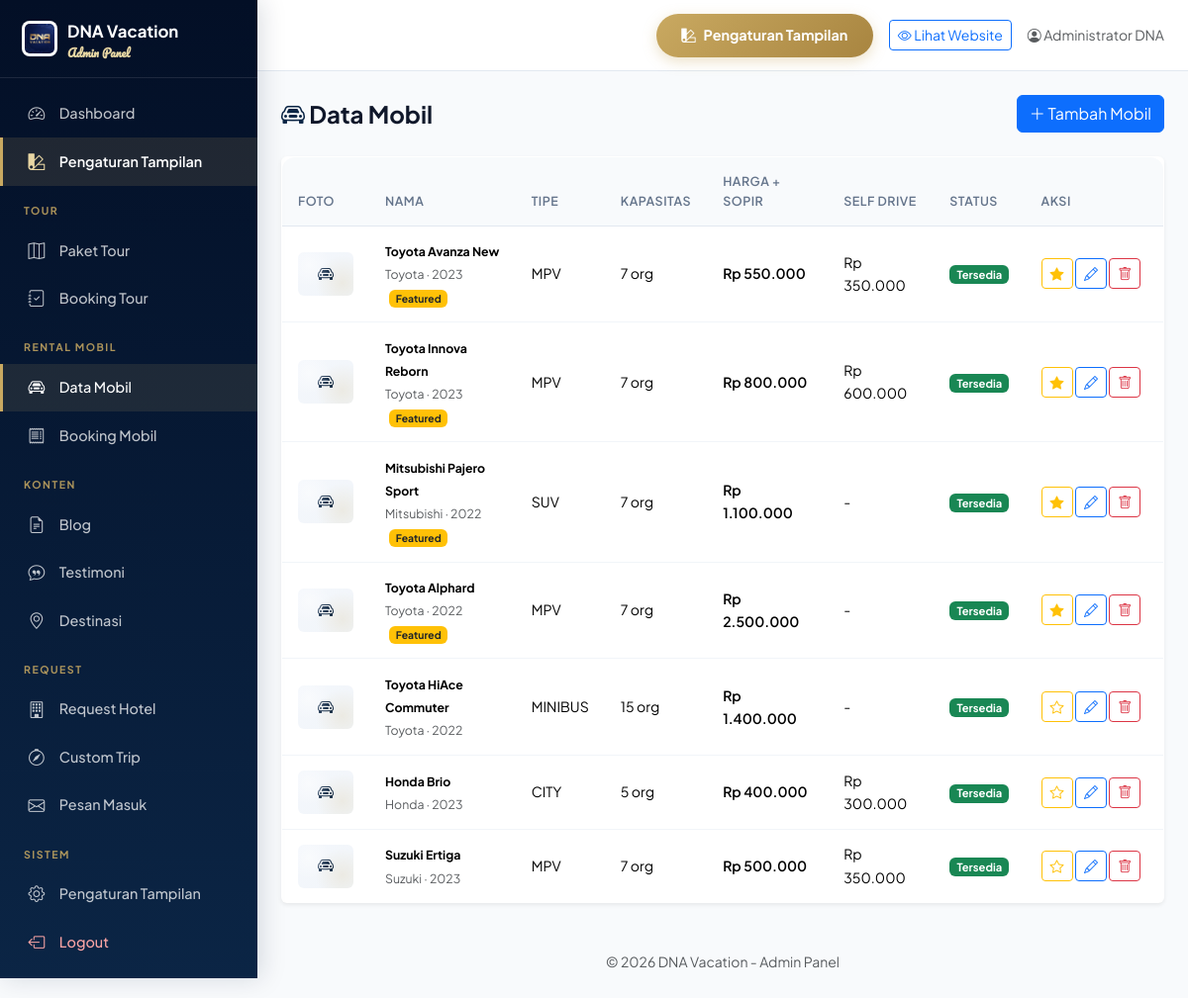
/admin/cars.php (signed in), run on the app's committed database.
### tables this page shows
CREATE TABLE cars (
  id INT AUTO_INCREMENT PRIMARY KEY,
  name VARCHAR(100) NOT NULL,
  slug VARCHAR(120) NOT NULL UNIQUE,
  brand VARCHAR(50),
  type ENUM('mpv','suv','sedan','bus','minibus','pickup','city') DEFAULT 'mpv',
  capacity INT DEFAULT 4,
  luggage INT DEFAULT 2,
  transmission ENUM('manual','automatic') DEFAULT 'automatic',
  fuel_type ENUM('bensin','solar','listrik','hybrid') DEFAULT 'bensin',
  year INT DEFAULT 2022,
  price_with_driver DECIMAL(12,0) DEFAULT 0,
  price_without_driver DECIMAL(12,0) DEFAULT 0,
  has_driver_option TINYINT(1) DEFAULT 1,
  has_self_drive TINYINT(1) DEFAULT 0,
  facilities TEXT COMMENT 'JSON array',
  terms TEXT,
  service_area VARCHAR(255),
  image VARCHAR(255),
  gallery TEXT COMMENT 'JSON array',
  is_available TINYINT(1) DEFAULT 1,
  is_featured TINYINT(1) DEFAULT 0,
  description TEXT,
  created_at TIMESTAMP DEFAULT CURRENT_TIMESTAMP,
  updated_at TIMESTAMP DEFAULT CURRENT_TIMESTAMP ON UPDATE CURRENT_TIMESTAMP,
  INDEX idx_available (is_available)
);

### includes/config.php (called while the page is built, shortened)
<?php
function formatRupiah($amount) {
    return 'Rp ' . number_format($amount, 0, ',', '.');
}
function e($str) {
    return htmlspecialchars($str, ENT_QUOTES, 'UTF-8');
}

### admin/cars.php (the view, shortened to what this page needs)
<?php
require_once __DIR__ . '/includes/header.php';
$cars = $pdo->query("SELECT * FROM cars ORDER BY is_featured DESC, created_at DESC")->fetchAll();
?>
<div class="p-3 p-md-4">
    <div class="d-flex justify-content-between align-items-center mb-4">
        <h4 class="fw-bold mb-0"><i class="bi bi-car-front text-primary-custom"></i> Data Mobil</h4>
        <a href="car-form.php" class="btn btn-primary"><i class="bi bi-plus-lg"></i> Tambah Mobil</a>
    </div>
    <div class="card border-0 shadow-sm">
        <div class="card-body p-0">
            <div class="table-responsive">
                <table class="table admin-table table-hover align-middle mb-0">
                    <thead>
                        <tr>
                            <th style="width:70px">Foto</th>
                            <th>Nama</th>
                            <th>Tipe</th>
                            <th>Kapasitas</th>
                            <th>Harga + Sopir</th>
                            <th>Self Drive</th>
                            <th>Status</th>
                            <th style="width:140px">Aksi</th>
                        </tr>
                    </thead>
                    <tbody>
                        <?php if (empty($cars)): ?>
                            <tr><td colspan="8" class="text-center text-muted py-4">Belum ada data mobil.</td></tr>
                        <?php else: ?>
                            <?php foreach ($cars as $c): ?>
                                <tr>
                                    <td>
                                        <?php if ($c['image']): ?>
                                            <img src="<?= uploadUrl($c['image']) ?>" class="rounded" style="width:56px;height:44px;object-fit:cover" onerror="handleImgError(this)">
                                        <?php else: ?>
                                            <div class="placeholder-img rounded" style="width:56px;height:44px;font-size:1rem"><i class="bi bi-car-front"></i></div>
                                        <?php endif; ?>
                                    </td>
                                    <td>
                                        <strong class="small"><?= e($c['name']) ?></strong>
                                        <?php if ($c['brand']): ?><br><small class="text-muted"><?= e($c['brand']) ?> · <?= $c['year'] ?></small><?php endif; ?>
                                        <?php if ($c['is_featured']): ?><span class="badge bg-warning text-dark ms-1" style="font-size:.65rem">Featured</span><?php endif; ?>
                                    </td>
                                    <td class="small"><?= strtoupper($c['type']) ?></td>
                                    <td class="small"><?= $c['capacity'] ?> org</td>
                                    <td class="small fw-semibold"><?= formatRupiah($c['price_with_driver']) ?></td>
                                    <td class="small"><?= $c['has_self_drive'] && $c['price_without_driver'] ? formatRupiah($c['price_without_driver']) : '-' ?></td>
                                    <td>
                                        <a href="?toggle=<?= $c['id'] ?>" class="badge bg-<?= $c['is_available'] ? 'success' : 'secondary' ?> text-decoration-none" style="font-size:.7rem">
                                            <?= $c['is_available'] ? 'Tersedia' : 'Off' ?>
                                        </a>
                                    </td>
                                    <td>
                                        <a href="?feature=<?= $c['id'] ?>" class="btn btn-sm btn-outline-warning" title="<?= $c['is_featured'] ? 'Hapus dari' : 'Set jadi' ?> Featured"><i class="bi bi-star<?= $c['is_featured'] ? '-fill' : '' ?>"></i></a>
                                        <a href="car-form.php?id=<?= $c['id'] ?>" class="btn btn-sm btn-outline-primary"><i class="bi bi-pencil"></i></a>
                                        <a href="?delete=<?= $c['id'] ?>" class="btn btn-sm btn-outline-danger" data-confirm="Hapus mobil ini?"><i class="bi bi-trash"></i></a>
                                    </td>
                                </tr>
                            <?php endforeach; ?>
                        <?php endif; ?>
                    </tbody>
                </table>
            </div>
        </div>
    </div>
</div>
<?php require_once __DIR__ . '/includes/footer.php'; ?>

### assets/css/style.css (style rules this page uses)
:root { --primary: #0B2545; --primary-dark: #061838; --primary-darker: #030F26; --primary-mid: #13315C; --primary-light: #E8EEF7; --primary-lighter: #F4F7FC; --gold: #C9A961; --gold-dark: #A88540; --gold-light: #E8D6A3; --gold-lighter: #FBF5E4; --secondary: #C9A961; --secondary-dark: #A88540; --secondary-light: #FBF5E4; --accent: #EC7B4E; --accent-light: #FFEDD5; --success: #10B981; --success-light: #D1FAE5; --danger: #EF4444; --warning: #F59E0B; --dark: #0F172A; --gray-50: #F8FAFC; --gray-100: #F1F5F9; --gray-200: #E2E8F0; --gray-300: #CBD5E1; --gray-400: #94A3B8; --gray-500: #64748B; --gray-600: #475569; --gray-700: #334155; --gray-800: #1E293B; --font-main: 'Plus Jakarta Sans', -apple-system, BlinkMacSystemFont, sans-serif; --font-script: 'Pacifico', 'Dancing Script', cursive; --radius: 14px; --radius-sm: 10px; --radius-lg: 20px; --radius-xl: 28px; --shadow: 0 1px 3px rgba(11,37,69,.06), 0 1px 2px rgba(11,37,69,.04); --shadow-md: 0 4px 16px rgba(11,37,69,.08); --shadow-lg: 0 12px 32px rgba(11,37,69,.12); --shadow-xl: 0 20px 48px rgba(11,37,69,.18); --transition: all .25s cubic-bezier(.4,0,.2,1); }
* { box-sizing: border-box; }
body { font-family: var(--font-main); color: var(--dark); line-height: 1.65; background: #fff; -webkit-font-smoothing: antialiased; text-rendering: optimizeLegibility; }
a { text-decoration: none; }
.text-primary-custom { color: var(--primary) !important; }
.placeholder-img { background: linear-gradient(135deg, var(--primary-lighter), var(--gray-100)); display: flex; align-items: center; justify-content: center; color: var(--primary); font-size: 2.5rem; overflow: hidden; position: relative; }
.placeholder-img::before { content: ''; position: absolute; inset: 0; background: radial-gradient(circle at 20% 30%, rgba(255,255,255,.5) 0%, transparent 40%), radial-gradient(circle at 80% 70%, rgba(201,169,97,.15) 0%, transparent 50%); }
body.admin-body { background: var(--gray-50); }
.admin-table { background: #fff; border-radius: var(--radius); border: 1px solid var(--gray-200); overflow: hidden; }
.admin-table th { background: var(--gray-50); font-weight: 600; font-size: .78rem; text-transform: uppercase; letter-spacing: .5px; color: var(--gray-500); padding: .85rem 1rem; border-bottom: 1px solid var(--gray-200); }
.admin-table td { padding: .85rem 1rem; font-size: .88rem; vertical-align: middle; border-bottom: 1px solid var(--gray-100); }
.admin-table tr:last-child td { border-bottom: none; }

### data on the page
cars: name "Toyota Avanza New", brand "Toyota", year "2023", is_featured "Featured", type "MPV", capacity "7", price_with_driver "Rp 550.000", price_without_driver "Rp 350.000", is_available "Tersedia"
cars: name "Toyota Innova Reborn", brand "Toyota", year "2023", is_featured "Featured", type "MPV", capacity "7", price_with_driver "Rp 800.000", price_without_driver "Rp 600.000", is_available "Tersedia"
cars: name "Mitsubishi Pajero Sport", brand "Mitsubishi", year "2022", is_featured "Featured", type "SUV", capacity "7", price_with_driver "Rp 1.100.000", is_available "Tersedia"
cars: name "Toyota Alphard", brand "Toyota", year "2022", is_featured "Featured", type "MPV", capacity "7", price_with_driver "Rp 2.500.000", is_available "Tersedia"
cars: name "Toyota HiAce Commuter", brand "Toyota", year "2022", type "MINIBUS", capacity "15", price_with_driver "Rp 1.400.000", is_available "Tersedia", is_featured 0 (drawn)
cars: name "Honda Brio", brand "Honda", year "2023", type "CITY", capacity "5", price_with_driver "Rp 400.000", price_without_driver "Rp 300.000", is_available "Tersedia", is_featured 0 (drawn)
cars: name "Suzuki Ertiga", brand "Suzuki", year "2023", type "MPV", capacity "7", price_with_driver "Rp 500.000", price_without_driver "Rp 350.000", is_available "Tersedia", is_featured 0 (drawn)

### other printed values
$_SESSION['admin_name'] "Administrator DNA"
SITE_NAME "DNA Vacation"
